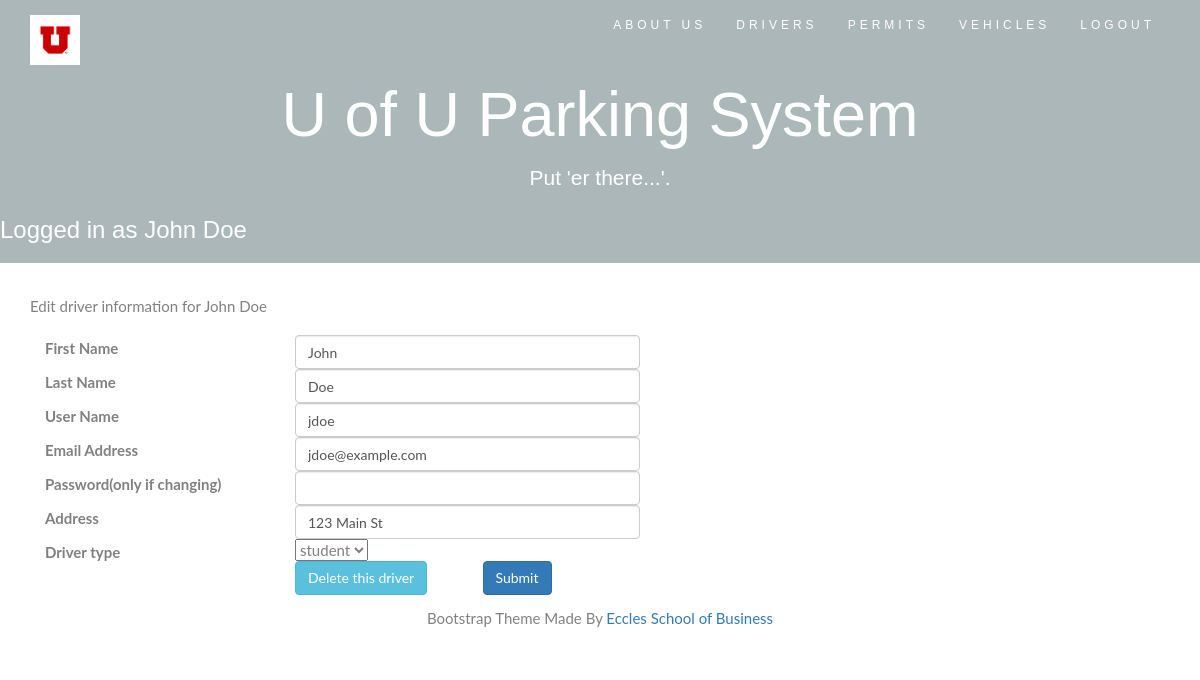
/edit-driver.php (signed in), run on the app's committed database.
### tables this page shows
CREATE TABLE IF NOT EXISTS users (
    driver_id INT NOT NULL AUTO_INCREMENT PRIMARY KEY,
    firstname VARCHAR(128) NOT NULL,
    lastname VARCHAR(128) NOT NULL,
    username VARCHAR(128) NOT NULL UNIQUE,
    password VARCHAR(128) NOT NULL,
    email VARCHAR(128) NOT NULL,
    driver_type VARCHAR(16) NOT NULL,
    address VARCHAR(128)
);

CREATE TABLE IF NOT EXISTS roles (
    id INT(11) NOT NULL AUTO_INCREMENT PRIMARY KEY,
    username VARCHAR(100) NOT NULL,
    role VARCHAR(100) NOT NULL
);

### authx/sanitize.php (called while the page is built)
<?php
function mysql_entities_fix_string($conn, $string){
	return htmlentities(mysql_fix_string($conn, $string));
}
function mysql_fix_string($conn, $string){
	$string = stripslashes($string);
	return $conn->real_escape_string($string);
}
?>

### authx/driver-io.php (called while the page is built, shortened)
<?php
require_once 'utilities.php';
require_once 'sanitize.php';
function getDrivers($onedriver,$did){
global $conn;
$query = "";
if(empty($did)){
    if(empty($onedriver)){
        $query  = "SELECT * from users";
    }
    else{
        $query = "select * from users where username = ?";
    }
}
else
    $query = "select * from users where driver_id = ?";
    $stmt = $conn->prepare($query);
    $stmt->execute();
    $result = $stmt->get_result();
return $result;
}
?>

### authx/user.php (called while the page is built, shortened)
<?php
function isAdmin($conn, $username) {
    $sql = "SELECT role FROM roles WHERE username = ?";
    $stmt = $conn->prepare($sql);
    $stmt->bind_param("s", $username);
    $stmt->execute();
    $result = $stmt->get_result();
	$rows = $result->num_rows;
	$found = 0;
	if($rows > 0){
		for($i=0; $i<$rows; $i++){
			$row = $result->fetch_array(MYSQLI_ASSOC);
			$role = $row['role'];
			if($role == 'admin'){
				$found = 1;
				break;
			}
		}
	    return ($found);
	}
}
?>

### edit-driver.php (the view, shortened to what this page needs)
<?php
  include('header.php');
  require_once 'authx/driver-io.php';
  require_once 'authx/roletypes.php';
  require_once 'authx/sanitize.php';
    $driver_id = mysql_entities_fix_string($conn,$_GET['did']);
    $result = getDrivers('',$driver_id);
    $driver = $result->fetch_array(MYSQLI_ASSOC);
    $role = $driver['driver_type'];
    $typelist = listtypes($role);
    $hidden = 'hidden';
    $uname = mysql_entities_fix_string($conn,$_SESSION['username']);
    if(isAdmin($conn,$uname))
        $hidden = '';
echo <<<_END
        <div class="container">
            <div class="row justify-content-center">
                <div class="col-md-8">
                    <div class="card">
                        <div class="card-header">Edit driver information for $driver[firstname] $driver[lastname] </div>
                        <div class="card-body">
                        <form action="list-drivers.php" method="post">
                                    <label for="first-name" class="col-md-4 control-label">First Name</label>
                                    <div class="col-md-6">
                                        <input type="text" id="first-name" class="form-control" name="first-name" value="$driver[firstname]" required autofocus>
                                    </div>
                                    <label for="last-name" class="col-md-4 control-label">Last Name</label>
                                    <div class="col-md-6">
                                        <input type="text" id="last-name" class="form-control" name="last-name" value="$driver[lastname]" required>
                                    </div>
                                    <label for="last-name" class="col-md-4 control-label">User Name</label>
                                    <div class="col-md-6">
                                        <input type="text" id="user-name" class="form-control" name="user-name" value="$driver[username]" required>
                                    </div>
                                    <label for="email-address" class="col-md-4 control-label">Email Address</label>
                                    <div class="col-md-6">
                                        <input type="text" id="email-address" class="form-control" name="email-address" value="$driver[email]" required>
                                    </div>
                                    <label for="password" class="col-md-4 col-form-label text-md-right">Password(only if changing)</label>
                                    <div class="col-md-6">
                                        <input type="password" id="password" class="form-control" name="password">
                                    </div>
                                    <label for="address" class="col-md-4 col-form-label text-md-right">Address</label>
                                    <div class="col-md-6">
                                        <input type="text" id="address" class="form-control" name="address" value="$driver[address]" required>
                                    </div>
                                    <label for="dtype" class="col-md-4 col-form-label text-md-right" $hidden>Driver type</label>
                                    <div class="col-md-6">
                                        <select aria-label="Select driver type" id="dtype"  name="dtype" $hidden>
                                            $typelist
                                        </select>
                                    </div>
_END;
                                if(isAdmin($conn,$uname)){
                                echo <<<_END
                                    <div class="col-md-3">
                                        <a href="delete-driver.php?did=$driver[driver_id]" class="btn btn-info" role="button">Delete this driver</a>
                                    </div>
                                _END;
                                }
                                echo <<<_END
                                <div class="col-md-3">
                                    <button type="submit" class="btn btn-primary">
                                        Submit
                                    </button>
                                </div>
                                <input type='hidden' name='did' value=$driver[driver_id] >
                                <input type='hidden' name='updatedriver' value='yes'>
                        </form>
                    </div>
                </div>
            </div>
        </div>
_END;
  include('footer.php');
?>

### styles.css (style rules this page uses)
body { font: 400 15px Lato, sans-serif; line-height: 1.8; color: #818181; }

### data on the page
users: firstname "John", lastname "Doe", first-name "John", last-name "Doe", user-name "jdoe", email-address "jdoe@example.com", address "123 Main St", dtype "student"

### other printed values
$_SESSION['displayName'] "John Doe"
